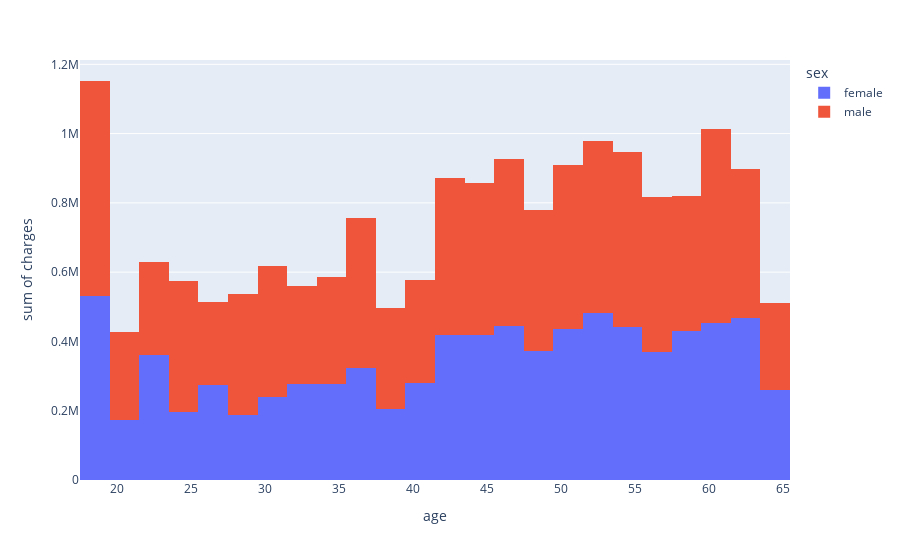

The notebook cell this image was saved under:
### Code cell
px.histogram(df, x='age', y="charges", color='sex')

### Figure 1 — Plotly figure (JSON) as saved in the notebook; plotly's stock layout.template omitted (floating-point values rounded to 4 significant figures; data arrays with more than 128 entries replaced by an {"elided": "..."} marker saying what was removed)
{"data": [{"alignmentgroup": "True", "bingroup": "x", "histfunc": "sum", "hovertemplate": "sex=female<br>age=%{x}<br>sum of charges=%{y}<extra></extra>", "legendgroup": "female", "marker": {"color": "#636efa", "pattern": {"shape": ""}}, "name": "female", "offsetgroup": "female", "orientation": "v", "showlegend": true, "type": "histogram", "x": {"elided": "662 int values"}, "xaxis": "x", "y": {"elided": "662 float values"}, "yaxis": "y"}, {"alignmentgroup": "True", "bingroup": "x", "histfunc": "sum", "hovertemplate": "sex=male<br>age=%{x}<br>sum of charges=%{y}<extra></extra>", "legendgroup": "male", "marker": {"color": "#EF553B", "pattern": {"shape": ""}}, "name": "male", "offsetgroup": "male", "orientation": "v", "showlegend": true, "type": "histogram", "x": {"elided": "676 int values"}, "xaxis": "x", "y": {"elided": "676 float values"}, "yaxis": "y"}], "layout": {"barmode": "relative", "legend": {"title": {"text": "sex"}, "tracegroupgap": 0}, "margin": {"t": 60}, "xaxis": {"anchor": "y", "domain": [0, 1], "title": {"text": "age"}}, "yaxis": {"anchor": "x", "domain": [0, 1], "title": {"text": "sum of charges"}}}}
